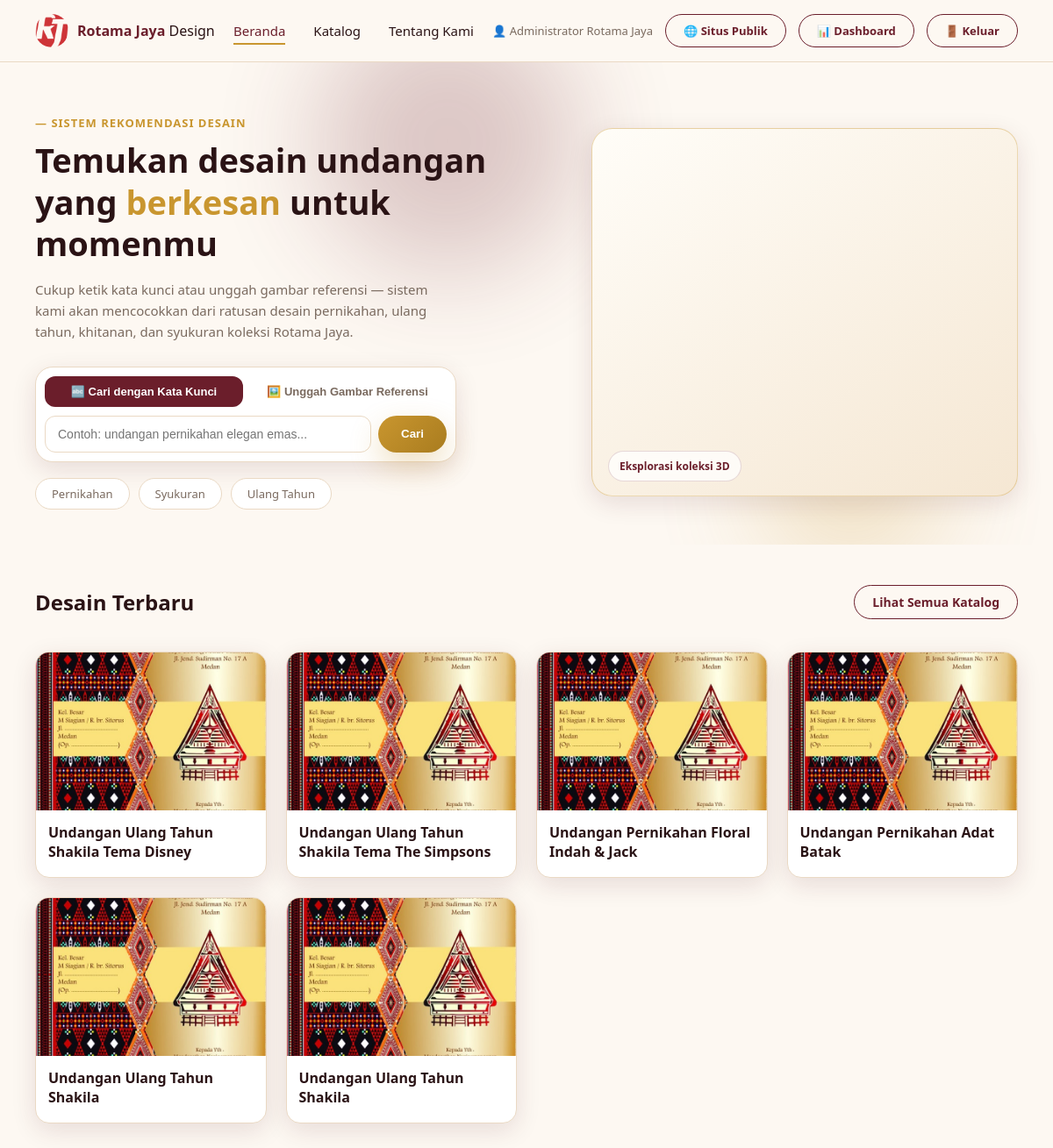
Screenshot of /beranda.php (signed in) with the database file from the repository.
### tables this page shows
CREATE TABLE kategori_desain (
    id_kategori INT AUTO_INCREMENT PRIMARY KEY,
    nama_kategori VARCHAR(50) NOT NULL
);

CREATE TABLE desain_undangan (
    id_desain INT AUTO_INCREMENT PRIMARY KEY,
    id_kategori INT,
    tema ENUM('elegan','floral','modern','minimalis','islami','adat_batak') NULL,
    judul_desain VARCHAR(150) NOT NULL,
    deskripsi_desain TEXT,
    kata_kunci TEXT COMMENT 'Sumber teks untuk TF-IDF',
    nama_file_gambar VARCHAR(255) NOT NULL COMMENT 'Path gambar pratinjau publik',
    nama_file_webp VARCHAR(255) NULL COMMENT 'Path versi WebP terkompresi untuk web',
    nama_file_produksi VARCHAR(255) COMMENT 'Path file PSD/CDR, khusus admin',
    status_proses ENUM('diproses','siap','gagal') NOT NULL DEFAULT 'siap' COMMENT 'Status pemrosesan fitur AI untuk desain',
    vektor_fitur_cnn LONGTEXT COMMENT 'Vektor fitur CNN MobileNetV2 (JSON array)',
    vektor_fitur_tfidf LONGTEXT COMMENT 'Vektor fitur TF-IDF (JSON array)',
    diunggah_oleh INT,
    dibuat_pada DATETIME DEFAULT CURRENT_TIMESTAMP,
    INDEX idx_desain_dibuat_pada (dibuat_pada),
    INDEX idx_desain_kategori_dibuat_pada (id_kategori, dibuat_pada),
    FOREIGN KEY (id_kategori) REFERENCES kategori_desain(id_kategori),
    FOREIGN KEY (diunggah_oleh) REFERENCES admin(id_admin)
);

### koneksi_database.php (called while the page is built, shortened)
<?php
function url_aset(string $path): string
{
    $path = ltrim($path, '/');
    $path_lokal = __DIR__ . '/' . str_replace('/', DIRECTORY_SEPARATOR, $path);
    $versi = is_file($path_lokal) ? (string) filemtime($path_lokal) : '1';
    return BASE_URL . '/' . $path . '?v=' . rawurlencode($versi);
}
function url_gambar_desain(?string $nama_file, ?string $nama_file_webp = null): string
{
    $nama_file = basename(trim((string) $nama_file));
    $nama_file_webp = $nama_file_webp ? basename(trim((string) $nama_file_webp)) : null;
    return BASE_URL . '/assets/img/contoh_desain_1.jpg';
}

### beranda.php (the view, shortened to what this page needs)
<?php
require_once __DIR__ . '/koneksi_database.php';
$daftar_kategori = $koneksi->query(
    "SELECT id_kategori, nama_kategori FROM kategori_desain ORDER BY nama_kategori"
)->fetchAll();
$desain_terbaru = $koneksi->query(
    "SELECT id_desain, judul_desain, nama_file_gambar, nama_file_webp FROM desain_undangan ORDER BY dibuat_pada DESC LIMIT 6"
)->fetchAll();
?>
<!DOCTYPE html>
<html lang="id">
<head>
<link rel="stylesheet" href="<?= htmlspecialchars(url_aset('assets/css/gaya.css'), ENT_QUOTES, 'UTF-8') ?>">
</head>
<body>
<?php include __DIR__ . '/includes/navigasi.php'; ?>
<section class="bagian-hero">
  <div class="bentuk-geometris-samar bola-hero-1"></div>
  <div class="bentuk-geometris-samar bola-hero-2"></div>
  <div style="position:relative;z-index:1;">
    <div class="label-kecil">— Sistem Rekomendasi Desain</div>
    <h1 class="judul-hero">Temukan desain undangan yang <span class="sorot">berkesan</span> untuk momenmu</h1>
    <p class="deskripsi-hero">
      Cukup ketik kata kunci atau unggah gambar referensi — sistem kami akan mencocokkan
      dari ratusan desain pernikahan, ulang tahun, khitanan, dan syukuran koleksi Rotama Jaya.
    </p>
    <div class="kotak-pencarian">
      <div class="tab-pencarian">
        <button type="button" class="tombol-tab aktif" onclick="gantiTab('teks')">🔤 Cari dengan Kata Kunci</button>
        <button type="button" class="tombol-tab" onclick="gantiTab('gambar')">🖼️ Unggah Gambar Referensi</button>
      </div>
      <form id="formTeks" class="form-pencarian tampil" action="<?= BASE_URL ?>/cari_teks.php" method="POST">
        <div class="baris-input">
          <input type="text" name="kata_kunci" placeholder="Contoh: undangan pernikahan elegan emas..." required>
          <button type="submit" class="tombol-emas">Cari</button>
        </div>
      </form>
    </div>
    <div class="daftar-pil-kategori">
      <?php foreach ($daftar_kategori as $k): ?>
        <a class="pil-kategori" href="<?= BASE_URL ?>/katalog.php?kategori=<?= $k['id_kategori'] ?>"><?= htmlspecialchars($k['nama_kategori']) ?></a>
      <?php endforeach; ?>
    </div>
  </div>
  <div class="panggung-kartu">
    <div class="panggung-3d" data-three-showcase data-three-images='["<?= BASE_URL ?>/assets/img/contoh_desain_1.jpg","<?= BASE_URL ?>/assets/img/contoh_desain_2.jpg","<?= BASE_URL ?>/assets/img/contoh_desain_3.jpg"]'>
      <span class="label-3d">Eksplorasi koleksi 3D</span>
    </div>
  </div>
</section>
<section class="bagian-katalog">
  <div class="judul-bagian">
    <h2>Desain Terbaru</h2>
    <a href="<?= BASE_URL ?>/katalog.php" class="tombol-garis">Lihat Semua Katalog</a>
  </div>
  <div class="grid-katalog">
    <?php if ($desain_terbaru): foreach ($desain_terbaru as $d): ?>
      <div class="kartu-melayang kartu-katalog">
        <img src="<?= htmlspecialchars(url_gambar_desain($d['nama_file_gambar'], $d['nama_file_webp'] ?? null)) ?>" alt="<?= htmlspecialchars($d['judul_desain']) ?>" loading="lazy" decoding="async">
        <div class="info">
          <h4 style="margin:0 0 4px;"><?= htmlspecialchars($d['judul_desain']) ?></h4>
        </div>
      </div>
    <?php endforeach; else: ?>
      <p style="color:var(--warna-teks-sekunder);">Belum ada desain yang diunggah admin.</p>
    <?php endif; ?>
  </div>
</section>
</body>
</html>

### assets/css/gaya.css (style rules this page uses)
:root { --warna-latar: #FDF8F2; --warna-latar-alt: #FBF3E7; --warna-utama: #6B1E2B; --warna-utama-tua: #4A1420; --warna-utama-langit: #8C2E3D; --warna-aksen-emas: #C9962F; --warna-teks-utama: #2A1315; --warna-teks-sekunder: #7A6A5F; --warna-batas: #EAD9C4; --bayangan-lembut: 0 4px 16px rgba(74, 20, 32, 0.08); --bayangan-sedang: 0 8px 28px rgba(74, 20, 32, 0.12); --bayangan-timbul: 0 14px 34px rgba(201, 150, 47, 0.30); --radius-lembut: 16px; --transisi-halus: all 0.25s cubic-bezier(0.4, 0, 0.2, 1); }
* { box-sizing: border-box; }
body { background: var(--warna-latar); color: var(--warna-teks-utama); font-family: 'Segoe UI', system-ui, sans-serif; margin: 0; }
.tombol-garis { border: 1px solid var(--warna-utama); color: var(--warna-utama); background: transparent; padding: 9px 20px; border-radius: 999px; font-weight: 600; cursor: pointer; text-decoration: none; font-size: 14px; }
.tombol-emas { background: linear-gradient(135deg, var(--warna-aksen-emas), #a97c1f); color: #fff; border: none; padding: 12px 26px; border-radius: 999px; font-weight: 600; cursor: pointer; box-shadow: var(--bayangan-timbul); transition: var(--transisi-halus); }
.kartu-melayang { background: #fff; border-radius: var(--radius-lembut); border: 1px solid var(--warna-batas); box-shadow: var(--bayangan-sedang); transition: var(--transisi-halus); transform-style: preserve-3d; }
.bentuk-geometris-samar { position: absolute; border-radius: 50%; filter: blur(60px); opacity: 0.22; z-index: 0; }
.pil-kategori { display: inline-block; padding: 8px 18px; border-radius: 999px; border: 1px solid var(--warna-batas); background: #fff; color: var(--warna-teks-sekunder); font-size: 13px; font-weight: 500; cursor: pointer; transition: var(--transisi-halus); text-decoration: none; }
:root { --admin-sidebar-lebar: 230px; --admin-navy: #1B2438; --admin-navy-tua: #141B2C; --admin-teks-redup: #8B93A7; --admin-biru: #2F6FED; --admin-hijau: #16A34A; --admin-oranye: #D97706; --admin-merah: #DC2626; }

### rows the page displays
kategori_desain: nama_kategori "Pernikahan"
kategori_desain: nama_kategori "Syukuran"
kategori_desain: nama_kategori "Ulang Tahun"
desain_undangan: judul_desain "Undangan Ulang Tahun Shakila Tema Disney"
desain_undangan: judul_desain "Undangan Ulang Tahun Shakila Tema The Simpsons"
desain_undangan: judul_desain "Undangan Pernikahan Floral Indah & Jack"
desain_undangan: judul_desain "Undangan Pernikahan Adat Batak"
desain_undangan: judul_desain "Undangan Ulang Tahun Shakila"
desain_undangan: judul_desain "Undangan Ulang Tahun Shakila"

### other values shown
$_SESSION['nama_admin'] "Administrator Rotama Jaya"
